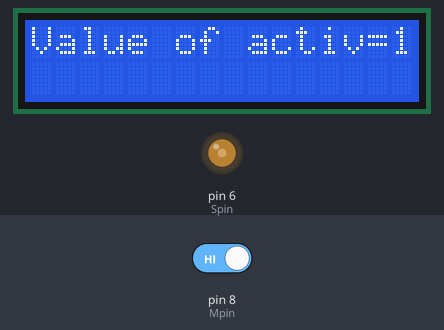
Bench run of a sketch on a simulated Arduino Uno, built with avr-gcc and run on an emulated ATmega328P. Shown: 16×2 character LCD, output pins drawn as LEDs (lit = HIGH). The inputs (shaded band) are chosen by the test bench; at power-on: pin 8 (Mpin) HIGH. What the sketch prints to the serial monitor is not drawn.

Above: at 1.2 s.
At 2.2 s:
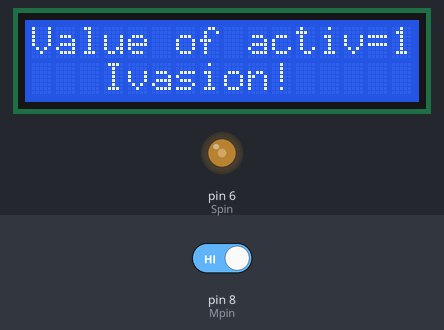
2.3 s: pin 8 (Mpin) driven LOW
At 4.3 s:
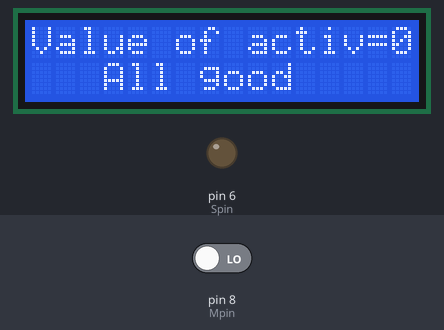
4.6 s: pin 8 (Mpin) driven HIGH
At 5.4 s:
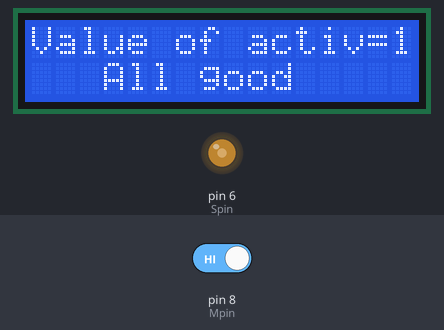
Timing chart, 0 to 12.1 s (numbered marks = the images above; inputs shaded):
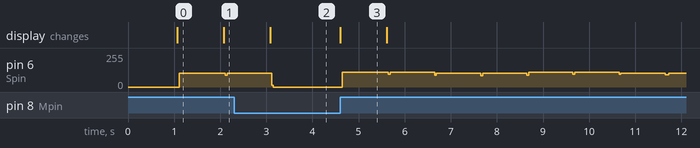

Measured:
- after the input at 2.3 s, the display: changes after 0.78 s (image 2)
- after the input at 4.6 s, the display: changes at once (image 3)
- what the display in image 0 shows lasts 1.0 s, from 1.1 s to 2.1 s

The sketch:

Alarm.ino
```cpp
#include <LiquidCrystal.h>
int Mpin =8;// датчик движения
int Spin =6;
LiquidCrystal lcd(11,12,5,4,3,2);

void setup()
{
  Serial.begin(9600);
  pinMode(Mpin,INPUT);
  pinMode(Spin,OUTPUT);
  lcd.begin(16,2);
  lcd.print("  Hello! It's ");
  lcd.setCursor(0,1);
  lcd.print("  a scaner");
  delay(1000);
  lcd.clear();
}

void loop()
{
  int Mstate=digitalRead(Mpin);// показания датчика движения
  Serial.println(Mstate); // вывод в порт показаний датчика
  lcd.setCursor(0,0);
  lcd.print("Value of activ=");
  lcd.setCursor(15,0);
  lcd.print(Mstate);

  if (Mstate==0)
  {
    lcd.setCursor(0,1);
     lcd.setCursor(0,1);
  lcd.print("   All good   ");
  Mstate=digitalRead(Mpin);

  }
  else
  {
    lcd.print("   Ivasion!   ");
    sound(1000);
  lcd.setCursor(0,1);
  lcd.print("   Ivasion!   ");
  Mstate=digitalRead(Mpin);
  }


}
void sound(int dur)
{
  long time=millis();
  while((millis()-time)<dur)
  {
    digitalWrite(Spin,HIGH);
    delayMicroseconds(1);
    digitalWrite(Spin,LOW);
    delayMicroseconds(1);
  }

}
```
